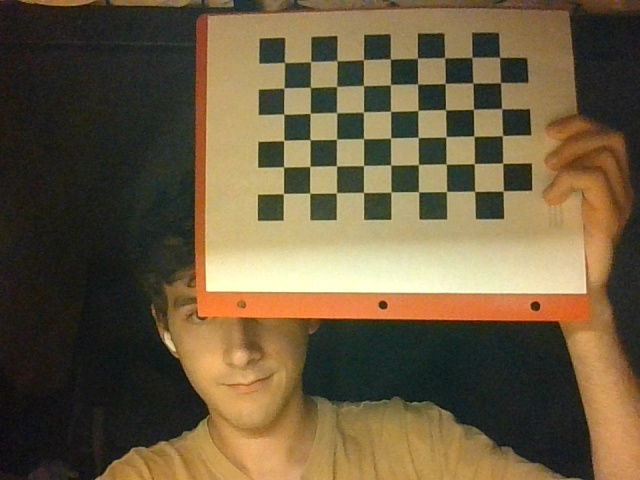
#> input picture lunabot_perception/src/camera_utility_scripts/captured_images/image_session1/img1.jpg, 640 x 480 px; its folder holds only this picture in this run
$ python camera_calibration.py
#> lines starting #> are read from the running program, lines starting #| are printed output that depends on the picture; after the words box and inside, x2 and y2 are one past the last pixel; in counts of white or black regions, pixels touching at a corner belong together; long printed decimals are rounded
import numpy as np
import cv2
import glob
import os

# ==========================================
# CONFIGURATION
# ==========================================
# Number of INSIDE corners on your checkerboard (Width, Height)
# If your board has 10x7 squares, the inside corners will be 9x6
CHECKERBOARD_SIZE = (9, 6)

# Real-world size of a single square edge (e.g., in millimeters or meters)
# Use 1.0 if you only care about the intrinsic matrix and pixel-space distortion
SQUARE_SIZE = 1.0

IMAGE_SESSION = 1
# Path to the folder containing your calibration images (e.g., .jpg, .png)
IMAGES_DIR = (
    os.path.dirname(os.path.abspath(__file__)) + "/captured_images/image_session" + str(IMAGE_SESSION)
)
# ==========================================
DATA_DIR = os.path.dirname(os.path.abspath(__file__)) + "/image_session_data"

def calibrate_camera():
    # Termination criteria for sub-pixel corner refinement
    criteria = (cv2.TERM_CRITERIA_EPS + cv2.TERM_CRITERIA_MAX_ITER, 30, 0.001)

    # Prepare 3D object points in the real-world coordinate system
    # E.g., (0,0,0), (1,0,0), (2,0,0) ....,(8,5,0)
    objp = np.zeros((CHECKERBOARD_SIZE[0] * CHECKERBOARD_SIZE[1], 3), np.float32)
    objp[:, :2] = np.mgrid[
        0 : CHECKERBOARD_SIZE[0], 0 : CHECKERBOARD_SIZE[1]
    ].T.reshape(-1, 2)
    objp *= SQUARE_SIZE

    # Arrays to store object points and image points from all valid images
    object_points = []  # 3d point in real world space
    image_points = []  # 2d points in image plane.

    # Grab all images from the specified folder
    image_extensions = ("*.jpg", "*.jpeg", "*.png", "*.bmp")
    images = []
    for ext in image_extensions:
        images.extend(glob.glob(os.path.join(IMAGES_DIR, ext)))

    if not images:
        print(
            f"Error: No images found in '{IMAGES_DIR}'. Please check the directory path."
        )
        return

    print(f"Found {len(images)} images. Processing...")

    gray = None
    valid_image_count = 0

    for fname in images:
        img = cv2.imread(fname)
#> img is the input picture: shape (480, 640, 3); mean B, G, R 62.9, 90.8, 106.8
        gray = cv2.cvtColor(img, cv2.COLOR_BGR2GRAY)
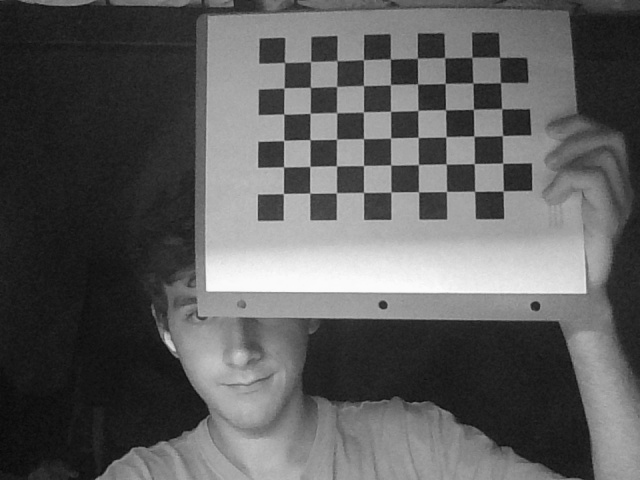
#> gray: shape (480, 640); min 8, max 252, mean 92.4

        # Find the chess board corners
        ret, corners = cv2.findChessboardCorners(gray, CHECKERBOARD_SIZE, None)
#> ret = True; corners = 54 rows, first 8: [284.5, 62.47], [310.8, 61.6], [336.9, 60.74], [363.5, 59.85], [390.8, 59.29], [417.3, 58.03], [444.5, 57.58], [471.5, 58.55]

        # If found, add object points, image points (after refining them)
        if ret:
            object_points.append(objp)
            valid_image_count += 1

            # Refine corner locations to sub-pixel accuracy
            corners2 = cv2.cornerSubPix(gray, corners, (11, 11), (-1, -1), criteria)
#> corners2 = 54 rows, first 8: [284.4, 62.44], [310.6, 61.61], [337, 60.77], [363.5, 59.66], [390.4, 59.01], [417.4, 58.19], [444.6, 57.77], [471.9, 57.32]
            image_points.append(corners2)

            # Optional: Draw and display the corners to verify detection
            cv2.drawChessboardCorners(img, CHECKERBOARD_SIZE, corners2, ret)
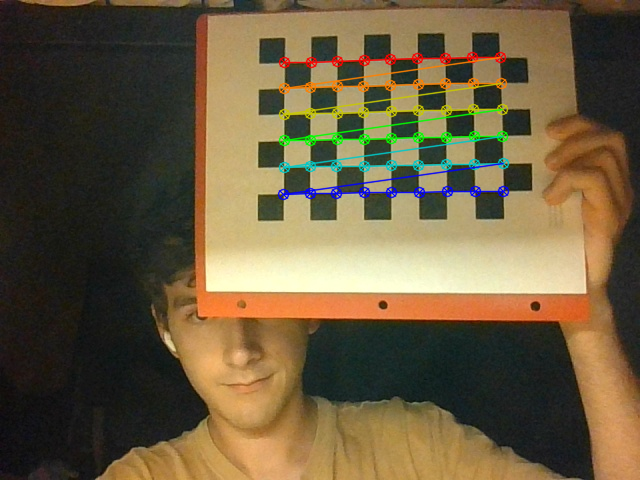
#> img: shape (480, 640, 3); 3.64% of pixels changed, all inside (x1, y1, x2, y2) = (277, 51, 510, 201)
            cv2.imshow("Chessboard Detection Preview", img)
            cv2.waitKey(100)  # Pause for 100ms per image
        else:
            print(f"Warning: Checkerboard corners not found in image: {fname}")

    cv2.destroyAllWindows()

    if valid_image_count < 10:
        print(
            f"\nWarning: Only {valid_image_count} images were valid. At least 10-20 distinct angles are recommended for good calibration."
        )

    if valid_image_count == 0:
        print(
            "Error: Could not find checkerboard corners in any of the provided images."
        )
        return

    print("\nRunning camera calibration optimization...")
    # Perform camera calibration
    ret, mtx, dist, rvecs, tvecs = cv2.calibrateCamera(
        object_points, image_points, gray.shape[::-1], None, None
    )
#> ret = 0.165; mtx = [[513.7, 0, 343.1], [0, 524.4, 282.3], [0, 0, 1]]; dist = [[0.156, -0.282, 0.0288, -0.00196, -0.312]]; rvecs = ([-0.0434, 0.0856, 0.00156],); tvecs = ([-2.22, -8.26, 19.31],)

    print("\n=== Calibration Successful ===")
    print(f"Reprojection Error: {ret:.4f} pixels (Lower is better, ideal is < 0.5)")
#| Reprojection Error: 0.1647 pixels (Lower is better, ideal is < 0.5)
    print("\nCamera Matrix (Intrinsic parameters):\n", mtx)
#| Camera Matrix (Intrinsic parameters):
#|  [[513.661    0.         343.099]
#|  [  0.         524.351 282.285]
#|  [  0.           0.           1.        ]]
    print("\nDistortion Coefficients:\n", dist)
#| Distortion Coefficients:
#|  [[ 0.1556 -0.2823  0.02882 -0.00196    -0.312]]

    if not os.path.isdir(DATA_DIR):
        os.makedirs(DATA_DIR)
    # Save the calibration parameters to a compressed numpy file for future use
    output_filename = (
        os.path.dirname(os.path.abspath(__file__)) + "/image_session_data" + f"/session{IMAGE_SESSION}_calibration_data.npz"
    )
    np.savez(output_filename, mtx=mtx, dist=dist)
    print(f"\nParameters successfully saved to '{output_filename}'")

    # ==========================================
    # VERIFICATION: Undistort a sample image
    # ==========================================
    sample_img_path = images[0]
    img = cv2.imread(sample_img_path)
    h, w = img.shape[:2]
#> h = 480; w = 640

    # Refine the camera matrix based on free scaling parameter (alpha)
    new_camera_mtx, roi = cv2.getOptimalNewCameraMatrix(mtx, dist, (w, h), 1, (w, h))
#> new_camera_mtx = [[375.5, 0, 358], [0, 463.9, 293.4], [0, 0, 1]]; roi = (107, 44, 465, 414)

    # Undistort the image
    undistorted_img = cv2.undistort(img, mtx, dist, None, new_camera_mtx)
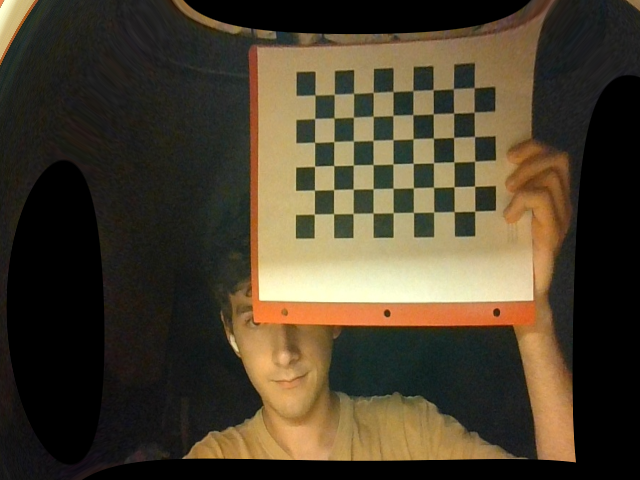
#> undistorted_img: shape (480, 640, 3); mean B, G, R 45, 63.7, 74.3

    # Crop the image based on ROI to remove black padding boundaries
    x, y, w_box, h_box = roi
#> x = 107; y = 44; w_box = 465; h_box = 414
    undistorted_img_cropped = undistorted_img[y : y + h_box, x : x + w_box]
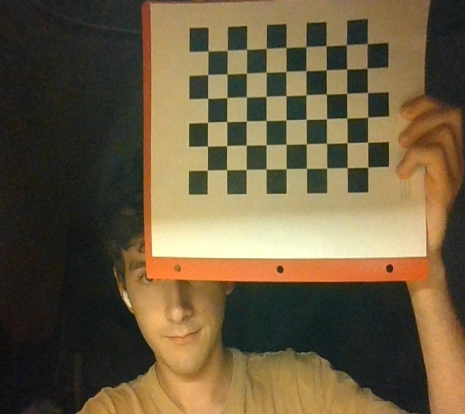
#> undistorted_img_cropped: shape (414, 465, 3); mean B, G, R 63.5, 91.5, 107.1

    # Display side-by-side comparison
    cv2.imshow("Original Image", img)
    cv2.imshow("Undistorted Image", undistorted_img_cropped)
    print("\nPress any key on the image windows to close and exit.")
    cv2.waitKey(0)
    cv2.destroyAllWindows()


if __name__ == "__main__":
    calibrate_camera()
